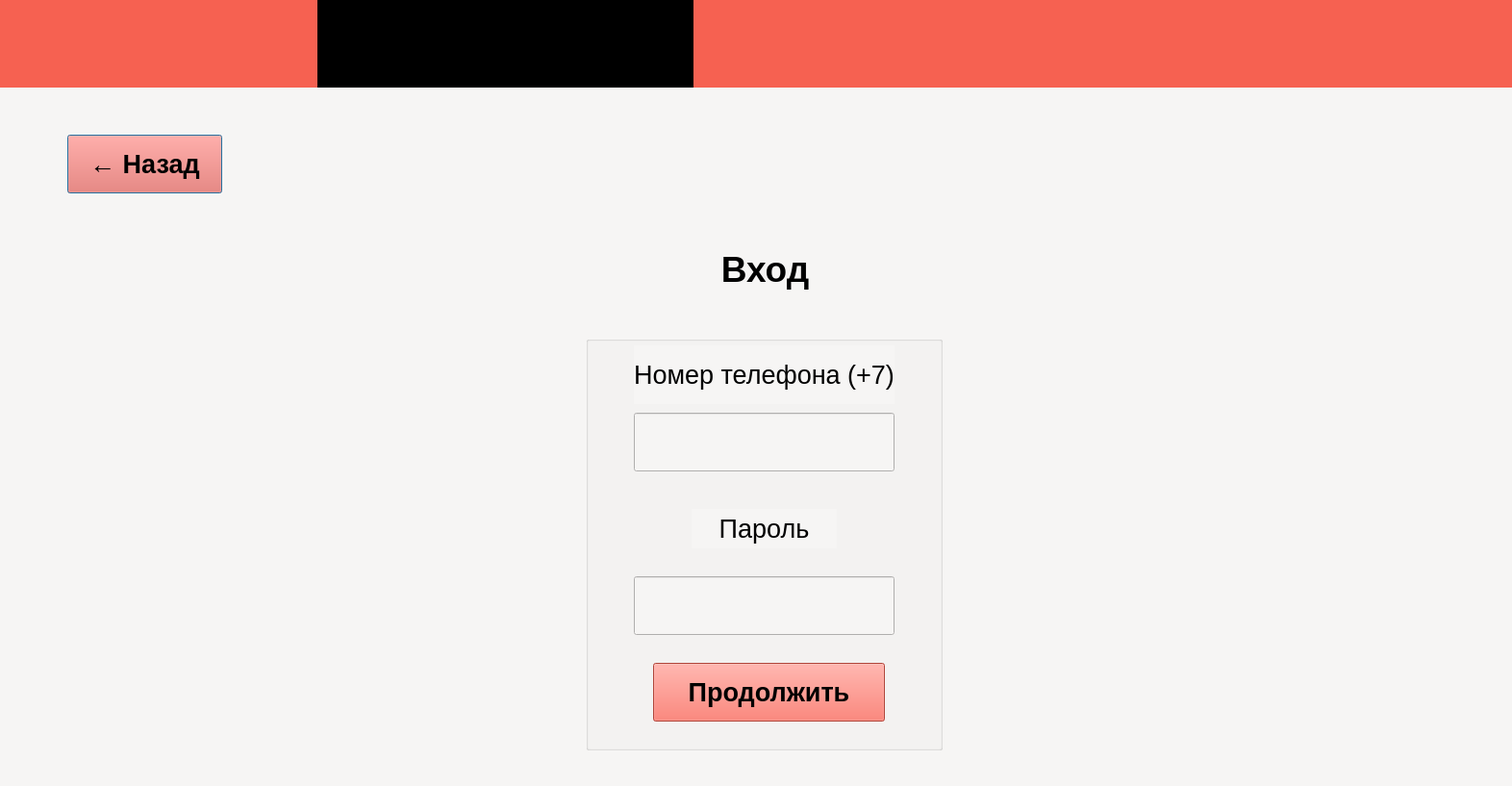
<?xml version="1.0" encoding="UTF-8"?>
<ui version="4.0">
 <class>login</class>
 <widget class="QDialog" name="login">
  <property name="geometry">
   <rect>
    <x>0</x>
    <y>0</y>
    <width>1572</width>
    <height>817</height>
   </rect>
  </property>
  <property name="windowTitle">
   <string>Dialog</string>
  </property>
  <property name="styleSheet">
   <string notr="true">background-color: rgb(246, 245, 244);</string>
  </property>
  <widget class="QWidget" name="widget" native="true">
   <property name="geometry">
    <rect>
     <x>-20</x>
     <y>-40</y>
     <width>1641</width>
     <height>131</height>
    </rect>
   </property>
   <property name="styleSheet">
    <string notr="true">background-color: rgb(246, 97, 81);</string>
   </property>
   <widget class="QWidget" name="widget_2" native="true">
    <property name="geometry">
     <rect>
      <x>350</x>
      <y>20</y>
      <width>391</width>
      <height>111</height>
     </rect>
    </property>
    <property name="styleSheet">
     <string notr="true">background-color: rgb(0, 0, 0);</string>
    </property>
   </widget>
  </widget>
  <widget class="QLabel" name="label">
   <property name="geometry">
    <rect>
     <x>700</x>
     <y>250</y>
     <width>191</width>
     <height>61</height>
    </rect>
   </property>
   <property name="styleSheet">
    <string notr="true">color: rgb(0, 0, 0);</string>
   </property>
   <property name="text">
    <string>&lt;html&gt;&lt;head/&gt;&lt;body&gt;&lt;p align=&quot;center&quot;&gt;&lt;span style=&quot; font-size:28pt; font-weight:700;&quot;&gt;Вход&lt;/span&gt;&lt;/p&gt;&lt;/body&gt;&lt;/html&gt;</string>
   </property>
  </widget>
  <widget class="QPushButton" name="returnToMain">
   <property name="geometry">
    <rect>
     <x>70</x>
     <y>140</y>
     <width>161</width>
     <height>61</height>
    </rect>
   </property>
   <property name="font">
    <font>
     <pointsize>20</pointsize>
     <bold>true</bold>
    </font>
   </property>
   <property name="styleSheet">
    <string notr="true">color: rgb(0, 0, 0);
background-color: rgb(246, 97, 81);</string>
   </property>
   <property name="text">
    <string>← Назад</string>
   </property>
  </widget>
  <widget class="QGroupBox" name="groupBox">
   <property name="geometry">
    <rect>
     <x>609</x>
     <y>349</y>
     <width>371</width>
     <height>431</height>
    </rect>
   </property>
   <property name="title">
    <string/>
   </property>
   <widget class="QLabel" name="label_2">
    <property name="geometry">
     <rect>
      <x>50</x>
      <y>10</y>
      <width>271</width>
      <height>61</height>
     </rect>
    </property>
    <property name="styleSheet">
     <string notr="true">color: rgb(0, 0, 0);</string>
    </property>
    <property name="text">
     <string>&lt;html&gt;&lt;head/&gt;&lt;body&gt;&lt;p align=&quot;center&quot;&gt;&lt;span style=&quot; font-size:20pt;&quot;&gt;Номер телефона (+7)&lt;/span&gt;&lt;/p&gt;&lt;/body&gt;&lt;/html&gt;</string>
    </property>
   </widget>
   <widget class="QLineEdit" name="phoneLine">
    <property name="geometry">
     <rect>
      <x>50</x>
      <y>80</y>
      <width>271</width>
      <height>61</height>
     </rect>
    </property>
    <property name="styleSheet">
     <string notr="true">color: rgb(0, 0, 0);</string>
    </property>
   </widget>
   <widget class="QLabel" name="label_3">
    <property name="geometry">
     <rect>
      <x>110</x>
      <y>180</y>
      <width>151</width>
      <height>41</height>
     </rect>
    </property>
    <property name="styleSheet">
     <string notr="true">color: rgb(0, 0, 0);</string>
    </property>
    <property name="text">
     <string>&lt;html&gt;&lt;head/&gt;&lt;body&gt;&lt;p align=&quot;center&quot;&gt;&lt;span style=&quot; font-size:20pt;&quot;&gt;Пароль&lt;/span&gt;&lt;/p&gt;&lt;/body&gt;&lt;/html&gt;</string>
    </property>
   </widget>
   <widget class="QLineEdit" name="passLine">
    <property name="geometry">
     <rect>
      <x>50</x>
      <y>250</y>
      <width>271</width>
      <height>61</height>
     </rect>
    </property>
    <property name="styleSheet">
     <string notr="true">color: rgb(0, 0, 0);</string>
    </property>
   </widget>
   <widget class="QPushButton" name="continueReg">
    <property name="geometry">
     <rect>
      <x>70</x>
      <y>340</y>
      <width>241</width>
      <height>61</height>
     </rect>
    </property>
    <property name="font">
     <font>
      <family>Cantarell</family>
      <pointsize>20</pointsize>
      <italic>false</italic>
      <bold>true</bold>
     </font>
    </property>
    <property name="styleSheet">
     <string notr="true">color: rgb(0, 0, 0);
background-color: rgb(246, 97, 81);</string>
    </property>
    <property name="text">
     <string>Продолжить</string>
    </property>
   </widget>
  </widget>
 </widget>
 <resources/>
 <connections/>
</ui>
